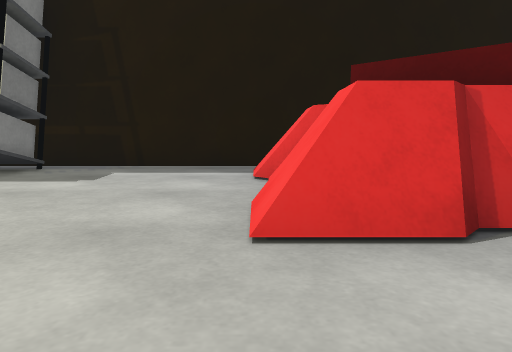
View 1 (above)

20 first-person views from a walk through a Unity game level. The camera is 0.59 m above the floor, tilts 6° down and sees 70° across. Doors are open. The floor is counted in squares, 1 m on a side. Each view is taken from the middle of a square. On the plan, view 1 faces up. The plan holds only what a view shows up to about 10 squares ahead; the rest is blank. The place goes on beyond the plan. The player is left out. Surface patterns are stand-ins for the level's own textures.

View 2
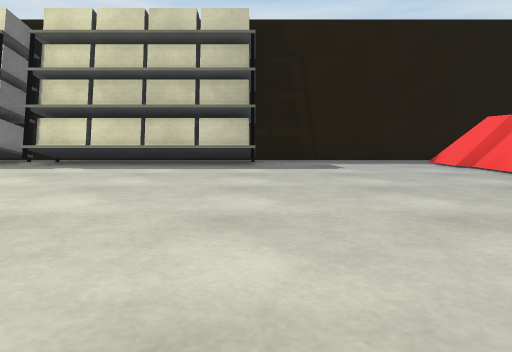

View 3
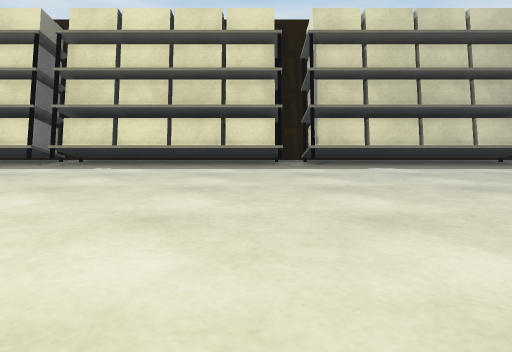

View 4
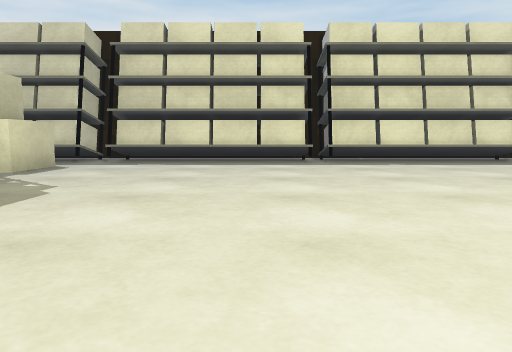

View 5
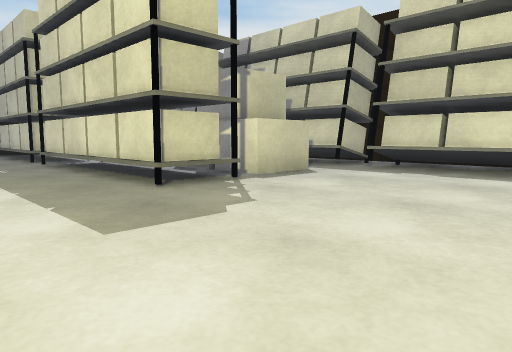

View 6
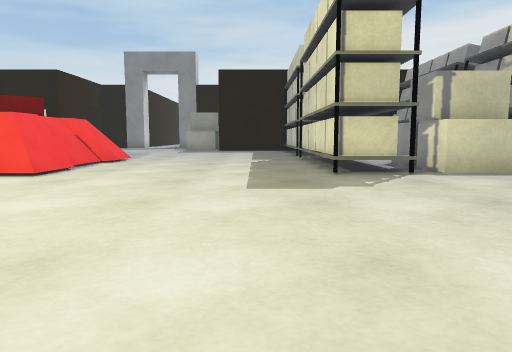

View 7
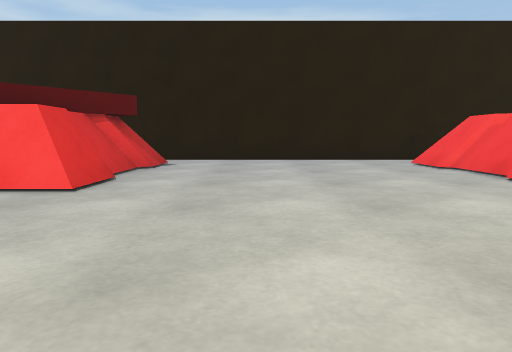

View 8
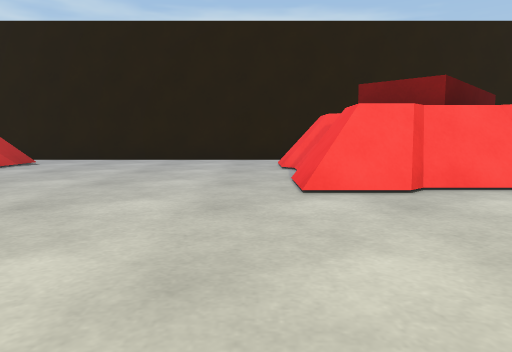

View 9
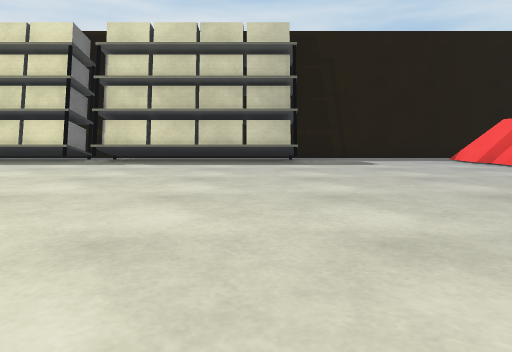

View 10
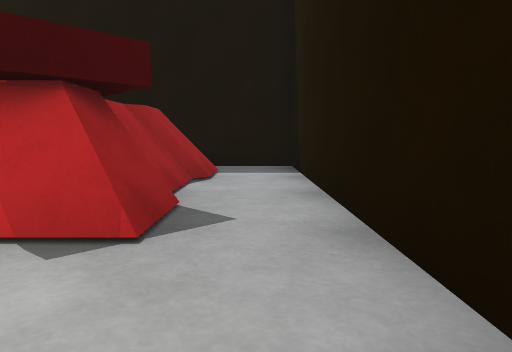

View 11
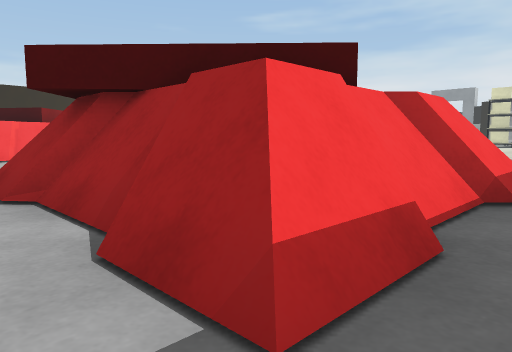

View 12
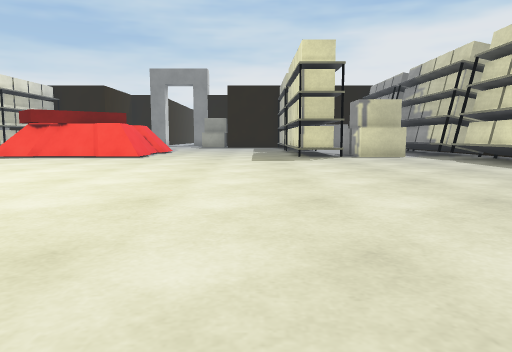

View 13
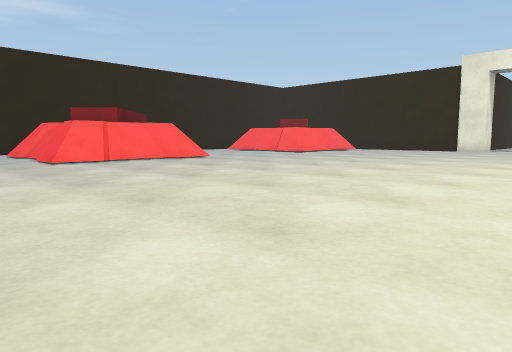

View 14
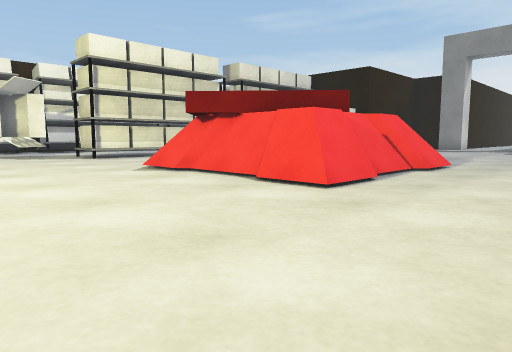

View 15
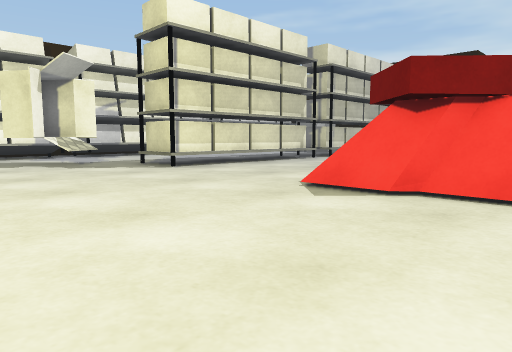

View 16
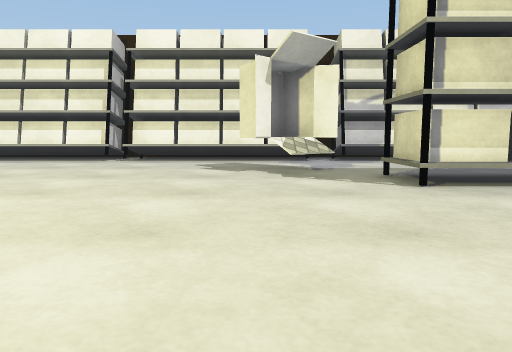

View 17
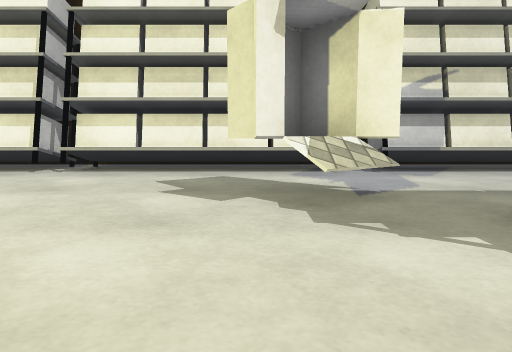

View 18
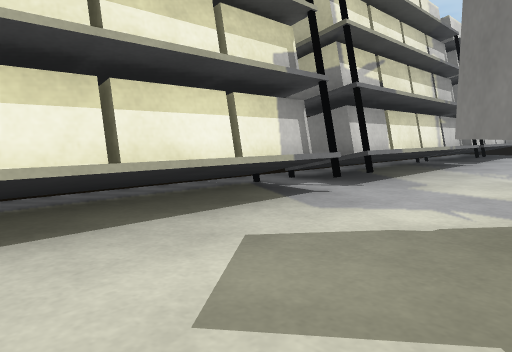

View 19
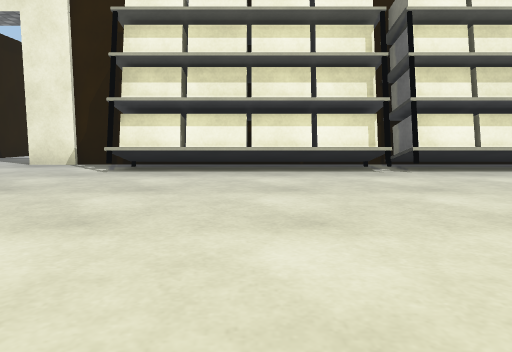

View 20
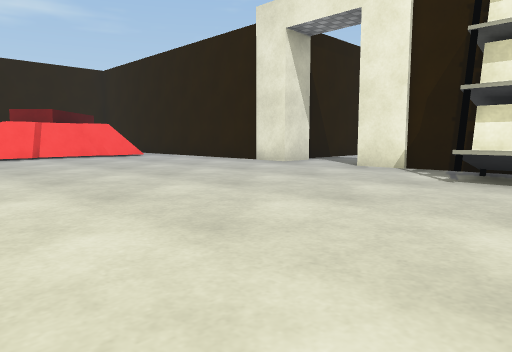

### Floor plan
Points are (right, up) in squares from view 1. A wall is a line through its corners. A room is listed if a view was taken in it or the views show most of it. See-through windows are left out.
Room 1 (views 1, 2, 3, 4, 5, 6, 7, 8, 9, 10, 12, 13, 14, 15, 16, 17, 18, 19, 20)
walls: (-8.5, 7.6) (-10.9, 7.6); (-9.2, -18.1) (-7, -18.1); (-14.8, 7.6) (-15.4, 7.6); (-5.1, -18.1) (-3.8, -18.1); (-15.2, -18.1) (-13.6, -18.1); (5.8, -5.5) (5.8, 6.6); (-20, 7.6) (-20.9, 7.6); (0.6, 7.6) (-4.9, 7.6)
ways out: opening at (0, 7) to room 2; opening at (5, 6) to room 2; open door at (-6, -18)
objects: shelf (-24, -17) to (-20, -16); shelf (-24, -13) to (-20, -12); other object (-24, -7) to (-20, -4); shelf (-24, 2) to (-20, 2); shelf (-24, 6) to (-20, 7); box (-22, 3) to (-20, 4); shelf (-19, -17) to (-15, -16); other object (-19, -15) to (-18, -13); shelf (-19, 6) to (-15, 7); shelf (-14, -17) to (-10, -16); shelf (-14, 6) to (-9, 7); shelf (-8, 6) to (-4, 7); other object (0, -14) to (1, -13); other object (0, -8) to (4, -4); other object (0, 2) to (4, 6)
Room 2 (view 11)
walls: (5.8, 6.6) (5.8, 7.6) (0.6, 7.6)
ways out: opening at (0, 7) to room 1; opening at (5, 6) to room 1

Where each view was taken, in squares from view 1:
view 1: 0 up, 0 right, facing up
view 2: 2 down, 4 left, facing up
view 3: 2 down, 10 left, facing up
view 4: 3 down, 16 left, facing up
view 5: 1 down, 16 left, facing up-left
view 6: 0 up, 14 left, facing left
view 7: 0 up, 4 left, facing right
view 8: 3 down, 4 left, facing right
view 9: 3 down, 5 left, facing up
view 10: 0 up, 5 right, facing up
view 11: 7 up, 5 right, facing down-left
view 12: 0 up, 9 left, facing left
view 13: 1 down, 9 left, facing down-right
view 14: 1 down, 16 left, facing down-left
view 15: 5 down, 16 left, facing down-left
view 16: 7 down, 18 left, facing down
view 17: 10 down, 18 left, facing down
view 18: 14 down, 16 left, facing down-left
view 19: 10 down, 12 left, facing down
view 20: 11 down, 11 left, facing down-right
